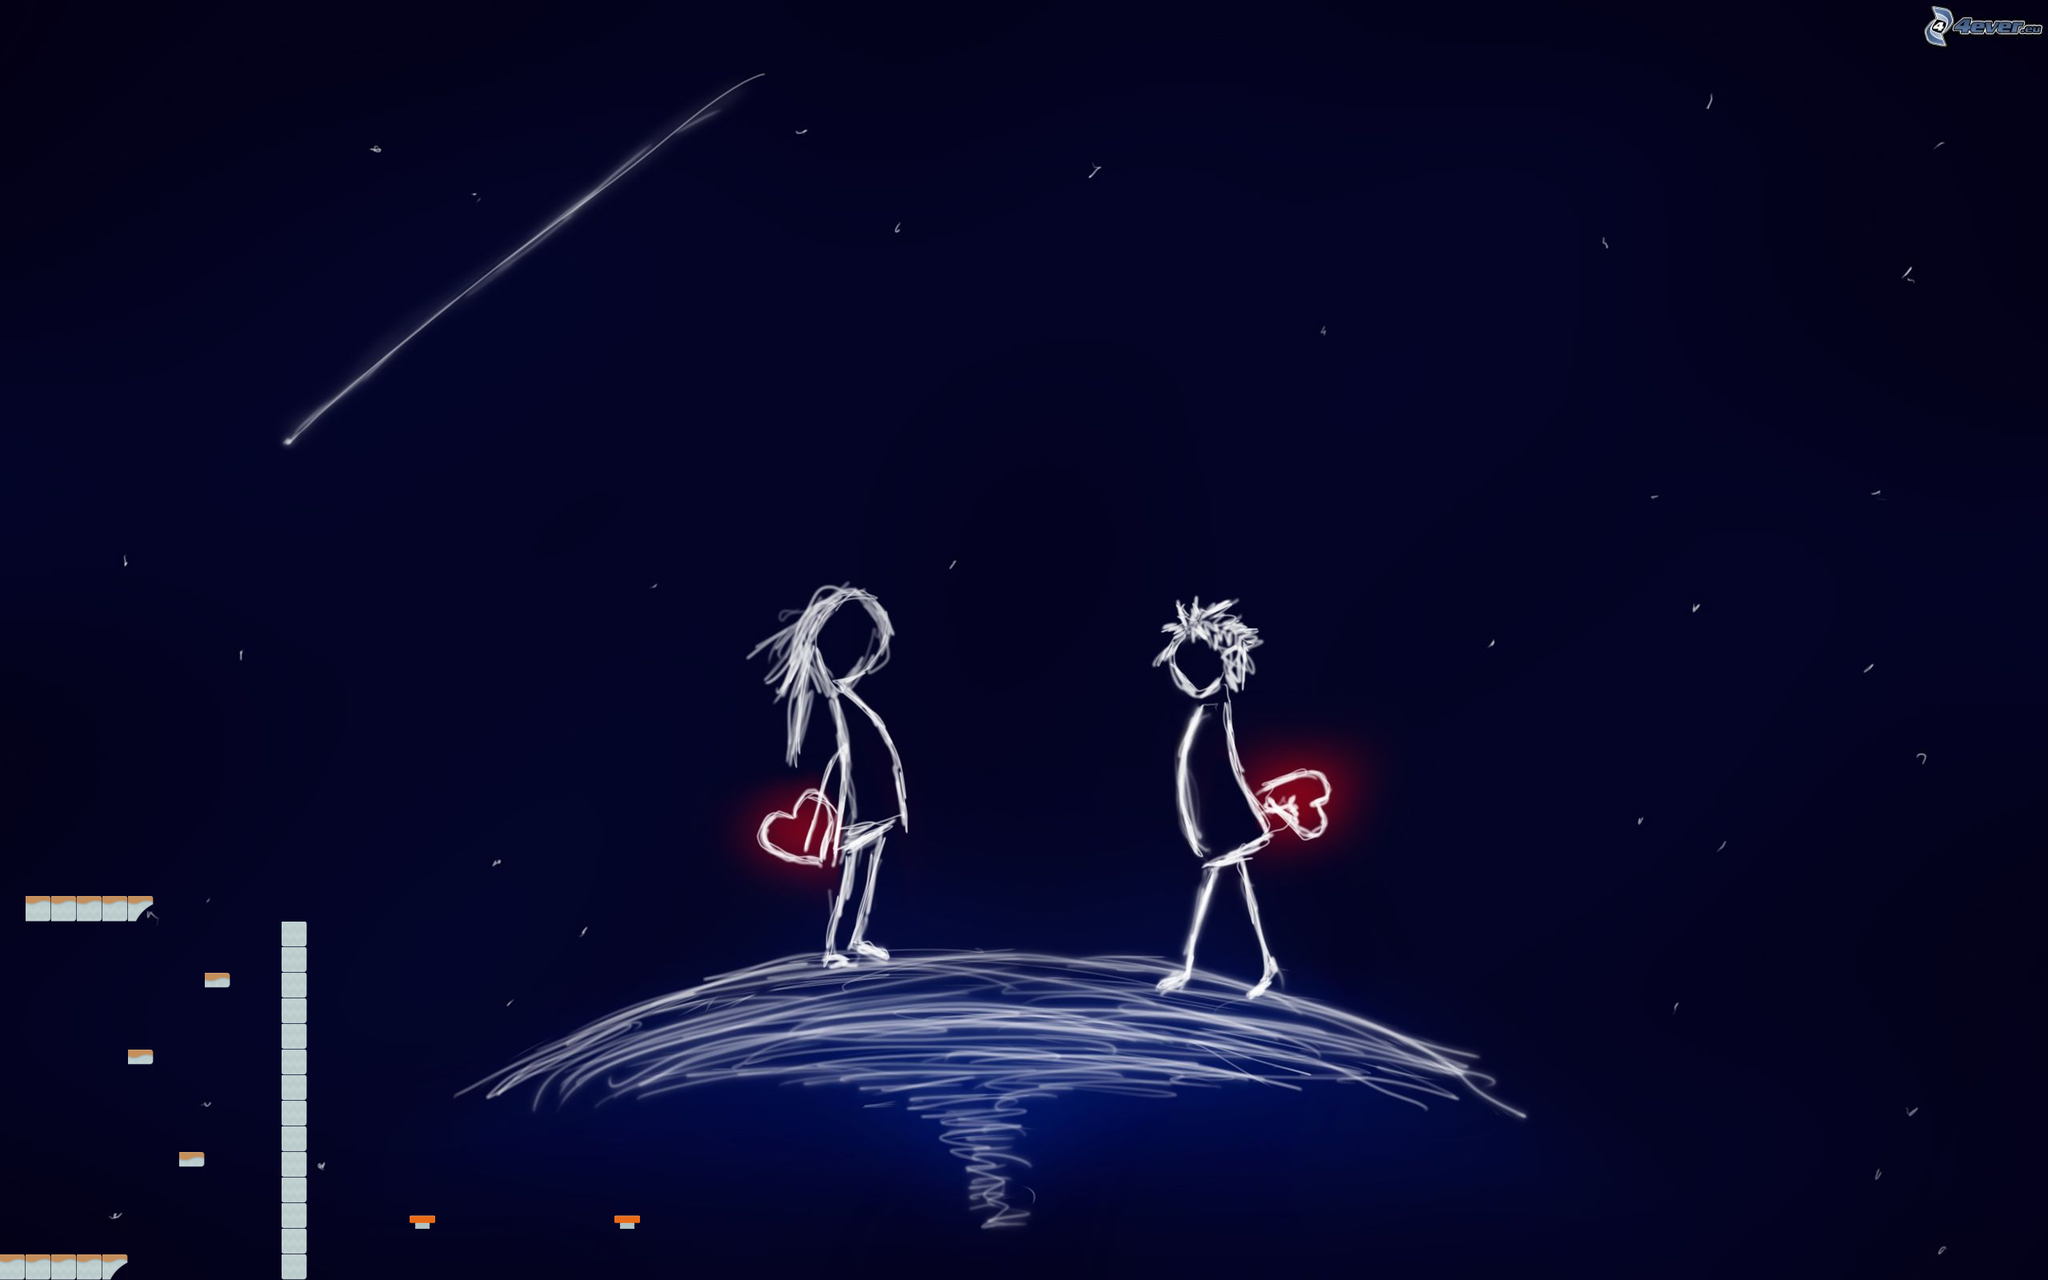

Tiled map render using the project's own tile images. Description and the map definition, with tile-layer contents summarised, below:
An orthogonal 80x50 tile map with 32x32 px tiles, 1 tile layer (graphics), 2 tilesets, 1 image layer and 7 objects.

<map version="1.0" tiledversion="1.1.1" orientation="orthogonal" renderorder="right-down" width="80" height="50" tilewidth="32" tileheight="32" infinite="0" nextobjectid="10">
 <tileset firstgid="1" source="tiles32.tsx" />
 <tileset firstgid="157" source="tileset32_new.tsx" />
 <imagelayer name="background">
  <image source="mens3.jpg" width="2560" height="1600" />
 </imagelayer>
 <layer name="graphics" width="80" height="50">
  <data>[4000 cells, 29 non-empty, 5 distinct tile ids]</data>
 </layer>
 <objectgroup name="start">
  <object id="3" x="32" y="1440" width="32" height="32" />
 </objectgroup>
 <objectgroup name="goal" />
 <objectgroup name="bricks">
  <object id="4" x="0" y="1568" width="160" height="32" />
  <object id="5" x="224" y="1440" width="32" height="16" />
  <object id="6" x="160" y="1312" width="32" height="16" />
  <object id="7" x="256" y="1216" width="32" height="16" />
  <object id="8" x="0" y="1120" width="192" height="32" />
  <object id="9" x="352" y="1152" width="32" height="448" />
 </objectgroup>
 <objectgroup name="coins" />
 <objectgroup name="enemies" />
 <objectgroup name="healthpack" />
 <objectgroup name="bounce" />
 <objectgroup name="spikes" />
 <objectgroup name="tampons" />
</map>